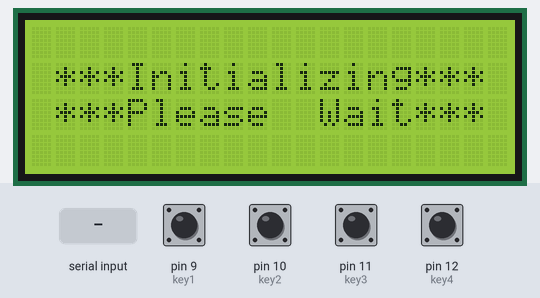
A sketch run on a simulated Arduino Uno, built with avr-gcc and run on an emulated ATmega328P. On the bench: 20×4 character LCD. The test bench sets the inputs (shaded band); at power-on: pin 9 (key1), pin 10 (key2), pin 11 (key3), pin 12 (key4) HIGH.

Above: at 0.1 s.
1.9 s: pin 12 (key4) pulled LOW for 0.15 s
At 3.0 s:
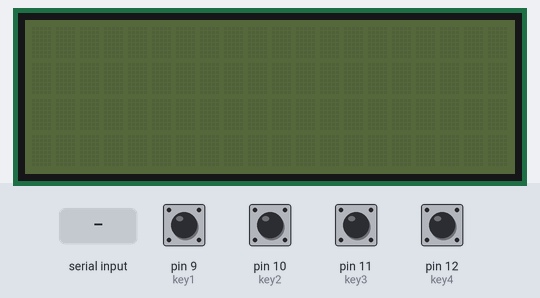
3.5 s: pin 10 (key2) pulled LOW for 1 s
6.0 s: "1\n" received over the second serial link
7.5 s: pin 9 (key1) pulled LOW for 0.15 s
9.1 s: pin 9 (key1) pulled LOW for 1 s
11.6 s: pin 12 (key4) pulled LOW for 1 s
At 12.8 s:
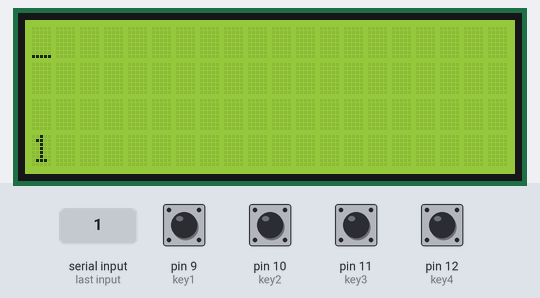
Timing chart, 0 to 14.6 s (numbered marks = the images above; inputs shaded):
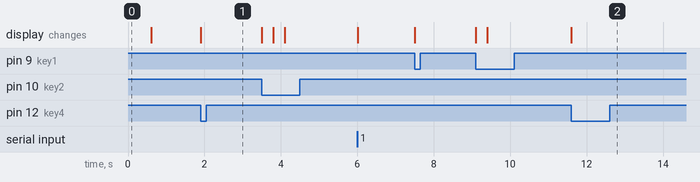

The sketch:

Arduino_Making_Final_20201217.ino
```cpp
#include <SoftwareSerial.h> //블루투스 및 시리얼 통신 라이브러리 호출
#include <LiquidCrystal_I2C.h>//I2C LCD 제어 라이브러리 호출 (1)
#include <Wire.h>//I2C LCD 제어 라이브러리 호출 (2)

#define key1 9//1번 키 할당 핀
#define key2 10//2번 키 할당 핀
#define key3 11//3번 키 할당 핀
#define key4 12//4번 키 할당 핀

LiquidCrystal_I2C lcd(0x27, 20, 4);//초기 I2C LCD 선언, 0x27, 행 20, 열 4

SoftwareSerial BTSerial(4, 5);  //시리얼 통신을 위한 객체선언
String BTString=""; //받는 문자열
String lcdDisplay[4]="";//저장 문자열
String eraser="                    ";//lcd에 떠있는 문자열을 제거하기 위한, 말 그대로 eraser 역할의 문자열
int nowCol = 0;// 현재 선택 중인 열의 인덱스 값
int onToggle = 1; // 화면 on/off를 관리하는 변수

void setup() {
  Serial.begin(9600);   //시리얼모니터
  BTSerial.begin(9600); //블루투스 시리얼 개방

  lcd.begin();//LCD 시작 및 초기화
  lcd.backlight();//LCD 백라이트 켜기

  pinMode(key1, INPUT_PULLUP);//key1 input 설정
  pinMode(key2, INPUT_PULLUP);//key2 input 설정
  pinMode(key3, INPUT_PULLUP);//key3 input 설정
  pinMode(key4, INPUT_PULLUP);//key4 input 설정

  lcd.setCursor(1,1);
  lcd.print("***Initializing***");
  lcd.setCursor(1,2);
  lcd.print("***Please  Wait***");
  delay(500);
  lcd.clear();
  lcd.cursor();//LCD 커서 활성화
  lcd.setCursor(0, nowCol);//LCD 초기 선택열(0번 열)에 커서 고정
}

void loop() {

  String temp;//임시 저장용 문자열 temp 선언
  int displayLength = 0;//글자 수를 저장하는 데 쓰이는 정수형 변수, 초기값은 0으로 설정

//^^^^^^^^^^^^^^^^^^^^^^^^^^^^^^^^^^^^^^^^^^^^^^^^^^^^^^^^^^^^^^^^^^^^^^^^^^^^^^^^^^^^^^^^
  if(lcdDisplay[nowCol].length() > 20){//만약 선택한 줄의 텍스트가 20자 이상이라면
    for(int i = 0; i < lcdDisplay[nowCol].length() - 19; i++){// (텍스트의 길이 - 19) 한 만큼의 아래 반복문을 시행한다.
      temp = lcdDisplay[nowCol].substring(i, i+20);//temp 문자열에 20자씩 저장해서
      lcd.setCursor(0,nowCol);//커서를 정렬하고 나서,
      for(int j = 0; j < 13; j++){//조건에 해당하지만 않는다면, 650만큼을 delay하게 된다.

        if(digitalRead(key1)!=HIGH || digitalRead(key2)!=HIGH || digitalRead(key3)!=HIGH || digitalRead(key4)!=HIGH || BTSerial.available()){//조건 : 만약 어느 키든 눌리거나 블루투스를 통해 전송된 값이 있다면
          temp = lcdDisplay[nowCol].substring(0, 20);//temp 문자열에 도로 초기 글자 값을 저장하고,
          lcd.setCursor(0,nowCol);//커서를 정렬한 후에
          lcd.print(temp);//초기화면 출력한다.
          lcd.setCursor(0,nowCol);//커서를 정렬한 후에
          goto keyControl;//그리고 중첩 반복문에서 탈출하여 keyControl로 바로 이동한다.
        }//조건 끝

        lcd.setCursor(0,nowCol);//커서를 정렬한 후에
        delay(50);//단위 delay는 50이다.

      }//delay 반복문 끝

      lcd.print(temp);//임시 저장 문자열을 출력

      if(i == lcdDisplay[nowCol].length() - 19 - 1){//'글자 스크롤 마지막 도달 시' : 만약 원래 문자열의 마지막 글자가 보인다면,
        lcd.setCursor(0,nowCol);//문자열을 재 정렬하고

        for(int j = 0; j < 30; j++){//조건에 해당하지만 않는다면, 3000만큼을 delay하게 된다.
          if(digitalRead(key1)!=HIGH || digitalRead(key2)!=HIGH || digitalRead(key3)!=HIGH || digitalRead(key4)!=HIGH || BTSerial.available()){//조건 : 만약 어느 키든 눌리거나 블루투스를 통해 전송된 값이 있다면
            temp = lcdDisplay[nowCol].substring(0, 20);//temp 문자열에 도로 초기 글자 값을 저장하고,
            lcd.setCursor(0,nowCol);//커서를 정렬한 후에
            lcd.print(temp);//초기화면 출력한다.
            lcd.setCursor(0,nowCol);//커서를 정렬한 후에
            goto keyControl;//그리고 중첩 반복문에서 탈출하여 keyControl로 바로 이동한다.
          }//조건 끝

          lcd.setCursor(0,nowCol);//커서를 정렬한 후에
          delay(50);//단위 delay는 50이다.

        }//delay 반복문 끝

        //모든 절차가 방해없이 잘 끝났다면,
        temp = lcdDisplay[nowCol].substring(0, 20);//temp 문자열에 초기 글자 값을 저장하여
        lcd.print(temp);//초기화면 출력한다.
        lcd.setCursor(0,nowCol);//재출력을 위하여 커서를 원위치에 둔다.

      }//'글자 스크롤 마지막 도달 시' 끝

    }// '(텍스트의 길이 - 19) 한 만큼의 아래 반복문을 시행한다.' 끝

  }//'20자 이상 글자 스크롤 알고리즘' 끝

//****************************************************************************************


//^^^^^^^^^^^^^^^^^^^^^^^^^^^^^^^^^^^^^^^^^^^^^^^^^^^^^^^^^^^^^^^^^^^^^^^^^^^^^^^^^^^^^^^^

  keyControl://'20자 이상 글자 스크롤 알고리즘'에서 탈출할 경우 goto 되는 시점

  //버튼 눌림 여부에 따른 동작 코드 시작
  int key1S = digitalRead(key1);//key1의 pressed 여부를 읽음
  int key2S = digitalRead(key2);//key2의 pressed 여부를 읽음
  int key3S = digitalRead(key3);//key3의 pressed 여부를 읽음
  int key4S = digitalRead(key4);//key4의 pressed 여부를 읽음

  if(!key1S){//1번 키가 인식되면

    if(nowCol != 0 && nowCol > 0){//현재 열이 0이 아니고 0보다 크다면
      nowCol--;//현재열 값 줄이기
      lcd.setCursor(0, nowCol);//줄인 현재열 값에 맞게 커서 설정


    }
    delay(300);//원활한 동작을 위한 딜레이
  }

  else if(!key2S){//2번 키가 인식되면

    if(nowCol != 3 && nowCol < 3){ //현재 열이 3이 아니고 3보다 작다면
      nowCol++;//현재열 값 늘리기
      lcd.setCursor(0, nowCol);//늘린 현재열 값에 맞게 커서 설정
    }
    delay(300);//원활한 동작을 위한 딜레이
  }

  else if(!key3S){//3번 키가 인식되면
    lcdDisplay[nowCol]="                    ";//현재 열에 저장된 문자열의 데이터를 초기화
    lcd.print(lcdDisplay[nowCol]);//초기화한 값을 출력
    lcd.setCursor(0,nowCol);//현재열 값에 맞게 커서 설정
    lcdDisplay[nowCol]="";//현재 열에 저장된 문자열의 데이터를 재초기화
    delay(300);//원활한 동작을 위한 딜레이
  }

  else if(!key4S){//4번 키가 인식 되면

    if(onToggle == 1){//onToggle 값이 1일 경우
      lcd.noBacklight();//lcd 백라이트 끄고
      lcd.noDisplay();//lcd 디스플레이도 꺼서 '화면 꺼짐' 상태 만듬
      onToggle = 0;//onToggle 값을 0으로 설정
    }
    else{//onToggle 값이 0일 경우
      lcd.backlight();//lcd 백라이트 켜고
      lcd.display();//lcd 디스플레이도 켜서 '화면 켜짐' 상태 만듬
      onToggle = 1;//onToggle 값을 0으로 설정
    }
    delay(1000);//delay 값은 다른 버튼보다 더 긴 1000으로 설정
  }//버튼 눌림 여부에 따른 동작 코드 끝
//****************************************************************************************


//^^^^^^^^^^^^^^^^^^^^^^^^^^^^^^^^^^^^^^^^^^^^^^^^^^^^^^^^^^^^^^^^^^^^^^^^^^^^^^^^^^^^^^^^
  while(BTSerial.available())  //BTSerial에 전송된 값이 있으면
  {
    char BTChar = (char)BTSerial.read();  //BTSerial int 값을 char 형식으로 변환
    if(BTChar=='\n' || BTChar=='\r'){
      break;
    }
    BTString+=BTChar;   //수신되는 문자를 BTString에 모두 붙임 (1바이트씩 전송되는 것을 연결)
    delay(5);           //수신 문자열 끊김 방지
  }
//****************************************************************************************


//^^^^^^^^^^^^^^^^^^^^^^^^^^^^^^^^^^^^^^^^^^^^^^^^^^^^^^^^^^^^^^^^^^^^^^^^^^^^^^^^^^^^^^^^
  if(!BTString.equals(""))  //BTString 값이 있다면
  {
    lcdDisplay[nowCol] = BTString;//BTstring 값을 lcdDisplay에 대입
    //Serial.println(lcdDisplay[nowCol]); //시리얼모니터에 BTString값 출력
    displayLength = lcdDisplay[nowCol].length();//lcdDisplay의 길이 정수 값을 displayLength에 대입

    if(displayLength > 20){// 만약 받은 문자열의 길이가 20을 넘는다면
      temp = lcdDisplay[nowCol].substring(0, 20);//temp 문자열을 이용하여 인덱스 0~19까지만 문자열을 끊어서
      lcd.print(temp);//그 temp 값을 LCD에 띄움
      temp = "                    ";//사용한 temp 문자열을 초기화
    }
    else{
      lcd.print(lcdDisplay[nowCol]);//20 이하의 경우 별다른 과정 없이 디스플레이
    }

    BTString="";  //BTString 변수값 초기화
    lcd.setCursor(0, nowCol);//현재열 값에 맞게 커서 설정
  }
//****************************************************************************************

}//loop문 끝
```

Measured:
- after the input at 1.9 s, the display: changes at once (image 1)
- after the input at 11.6 s, the display: changes at once (image 2)
